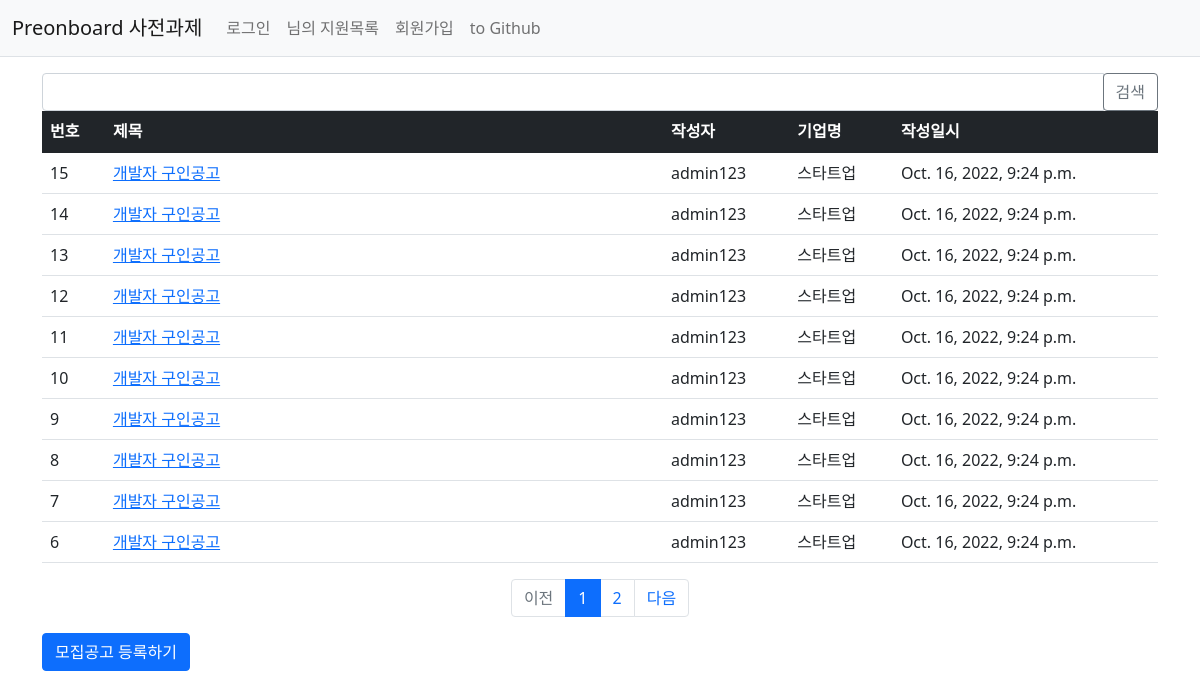
Screenshot of /preonboard/ with the database file from the repository.
### preonboard/models.py (models this page shows)
class Job_opening(models.Model):
    author = models.ForeignKey(User, on_delete=models.CASCADE)
    company = models.ForeignKey(Company,on_delete=models.CASCADE)
    title = models.CharField(max_length=200)
    wanted = models.CharField(max_length=200)
    reward = models.IntegerField()
    content = models.TextField()
    stack = models.TextField()
    create_date = models.DateTimeField()
    modify_date = models.DateTimeField(null=True, blank=True)

class Company(models.Model):
    name = models.CharField(max_length=200)
    register = models.ForeignKey(User, on_delete=models.CASCADE)
    country = models.CharField(max_length=200)
    location = models.CharField(max_length=200)

### preonboard/views.py (the view)
# urls.py: path('', views.index, name='index'),  # '/' 에 해당되는 path
def index(request):
    page = request.GET.get('page', '1')  # 페이지
    kw = request.GET.get('kw', '')  # 검색어
    job_opening_list = Job_opening.objects.order_by('-create_date')
    if kw:
        job_opening_list = job_opening_list.filter(
            Q(company__name__icontains=kw) |  # 회사 이름 검색
            Q(stack__icontains=kw) |  # 사용 기술 검색
            Q(title__icontains=kw)  # 제목 검색
        ).distinct()
    paginator = Paginator(job_opening_list, 10)  # 페이지당 10개씩 보여주기
    page_obj = paginator.get_page(page)
    context = {'job_opening_list': page_obj, 'page': page, 'kw': kw}
    return render(request, 'preonboard/job_opening_list.html', context)

### preonboard/templatetags/preonboardFilter.py (called while the page is built)
@register.filter #이 어노테이션 적용시 템플릿에서 해당 함수를 필터로 사용가능.
def sub(value, arg):
    return value - arg

### templates/preonboard/job_opening_list.html (shortened to what this page needs)
{% extends 'base.html' %}
{% load preonboardFilter %}
{% block content %}
<div class="container my-3">
     <div class="col-4 input-group">
            <input type="text" class="form-control kw" value="{{ kw|default_if_none:'' }}">
            <div class="input-group-append">
                <button class="btn btn-outline-secondary" type="button" id="btn_search">검색</button>
            </div>
        </div>
    <table class="table">
        <thead>
        <tr class="table-dark">
            <th>번호</th>
            <th style="width:50%">제목</th>
            <th>작성자</th>
            <th>기업명</th>
            <th>작성일시</th>
        </tr>
        </thead>
        <tbody>
        {% if job_opening_list %}
        {% for job_opening in job_opening_list %}
        <tr>
            <td>
                {{ job_opening_list.paginator.count|sub:job_opening_list.start_index|sub:forloop.counter0|add:1 }}
            </td>
            <td>
                <a href="{% url 'preonboard:detail' job_opening.id %}">{{ job_opening.title }}</a>
            </td>
            <td>{{ job_opening.author.username }}</td>
            <td>{{ job_opening.company.name }}</td>
            <td>{{ job_opening.create_date }}</td>
        </tr>
        {% endfor %}
        {% else %}
        <tr>
            <td colspan="3">없습니다.</td>
        </tr>
        {% endif %}
        </tbody>
    </table>
    <ul class="pagination justify-content-center">
        {% if job_opening_list.has_previous %}
        <li class="page-item">
            <a class="page-link" data-page="{{ job_opening_list.previous_page_number }}"
           href="javascript:void(0)">이전</a>
        </li>
        {% else %}
        <li class="page-item disabled">
            <a class="page-link" tabindex="-1" aria-disabled="true" href="#">이전</a>
        </li>
        {% endif %}
        {% for page_number in job_opening_list.paginator.page_range %}
        {% if page_number >= job_opening_list.number|add:-5 and page_number <= job_opening_list.number|add:5 %}
        {% if page_number == job_opening_list.number %}
        <li class="page-item active" aria-current="page">
            <a class="page-link" data-page="{{ page_number }}"
           href="javascript:void(0)">{{ page_number }}</a>
        </li>
        {% else %}
        <li class="page-item">
            <a class="page-link" data-page="{{ page_number }}"
           href="javascript:void(0)">{{ page_number }}</a>
        </li>
        {% endif %}
        {% endif %}
        {% endfor %}
        {% if job_opening_list.has_next %}
        <li class="page-item">
            <a class="page-link" data-page="{{ job_opening_list.next_page_number }}"
           href="javascript:void(0)">다음</a>
        </li>
        {% else %}
        <li class="page-item disabled">
            <a class="page-link" tabindex="-1" aria-disabled="true" href="#">다음</a>
        </li>
        {% endif %}
    </ul>
    <div class="row my-3">
        <div class="col-6">
            <a href="{% url 'preonboard:job_opening_create' %}" class="btn btn-primary">모집공고 등록하기</a>
        </div>
    </div>
</div>
{% endblock %}

### rows the page displays
Job_opening: paginator.count|sub "15", title "개발자 구인공고", author.username "admin123", company.name "스타트업", create_date "Oct. 16, 2022, 9:24 p.m."
Job_opening: paginator.count|sub "14", title "개발자 구인공고", author.username "admin123", company.name "스타트업", create_date "Oct. 16, 2022, 9:24 p.m."
Job_opening: paginator.count|sub "13", title "개발자 구인공고", author.username "admin123", company.name "스타트업", create_date "Oct. 16, 2022, 9:24 p.m."
Job_opening: paginator.count|sub "12", title "개발자 구인공고", author.username "admin123", company.name "스타트업", create_date "Oct. 16, 2022, 9:24 p.m."
Job_opening: paginator.count|sub "11", title "개발자 구인공고", author.username "admin123", company.name "스타트업", create_date "Oct. 16, 2022, 9:24 p.m."
Job_opening: paginator.count|sub "10", title "개발자 구인공고", author.username "admin123", company.name "스타트업", create_date "Oct. 16, 2022, 9:24 p.m."
Job_opening: paginator.count|sub "9", title "개발자 구인공고", author.username "admin123", company.name "스타트업", create_date "Oct. 16, 2022, 9:24 p.m."
Job_opening: paginator.count|sub "8", title "개발자 구인공고", author.username "admin123", company.name "스타트업", create_date "Oct. 16, 2022, 9:24 p.m."
Job_opening: paginator.count|sub "7", title "개발자 구인공고", author.username "admin123", company.name "스타트업", create_date "Oct. 16, 2022, 9:24 p.m."
Job_opening: paginator.count|sub "6", title "개발자 구인공고", author.username "admin123", company.name "스타트업", create_date "Oct. 16, 2022, 9:24 p.m."

### other values shown
{{ page_number }} "1"
{{ page_number }} "2"
